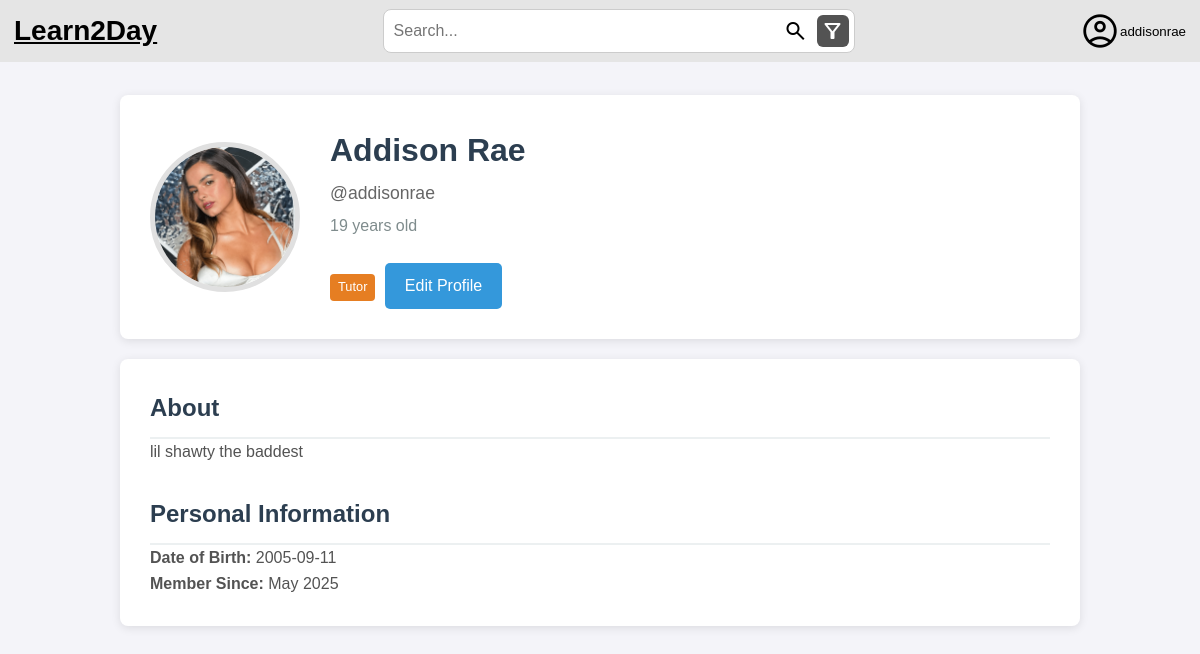
Before: /profile.php (signed in) with the older database file.
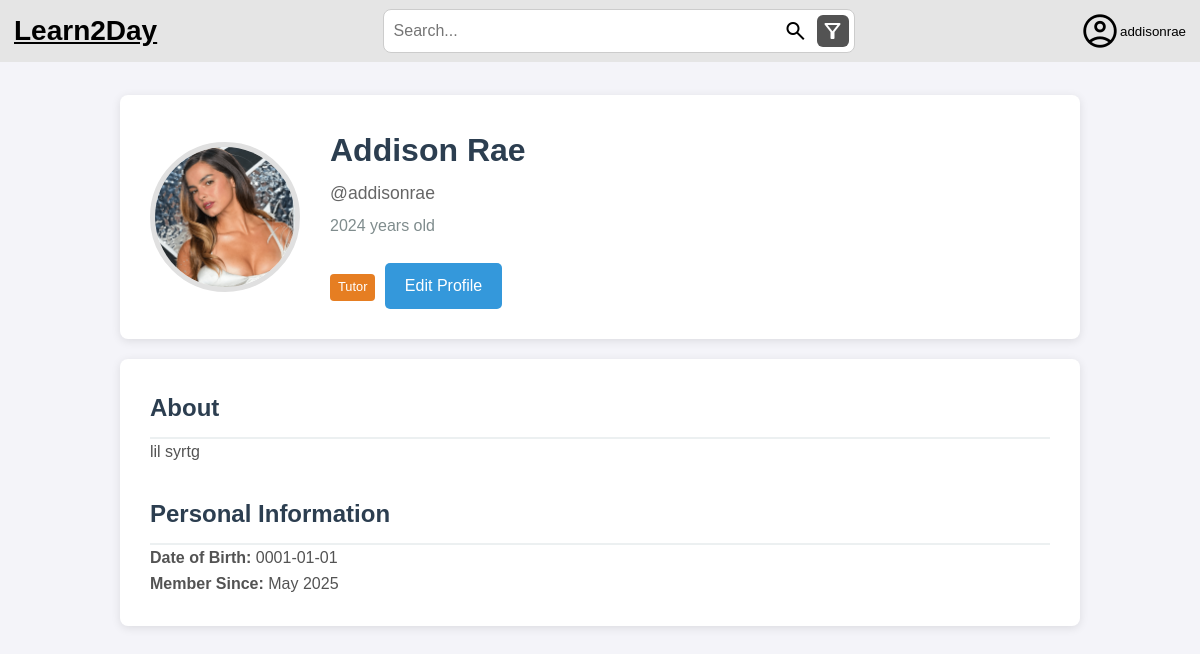
After: the same page with the newer database file.
### tables this page shows
CREATE TABLE USERS(
    ID_USER INTEGER PRIMARY KEY AUTOINCREMENT,
    USERNAME VARCHAR(255) NOT NULL UNIQUE,
    PASSWORD VARCHAR(255) NOT NULL,
    EMAIL VARCHAR(255) NOT NULL UNIQUE,
    TYPE VARCHAR(255) NOT NULL CHECK (TYPE IN ('STUDENT', 'TUTOR', 'ADMIN'))
);

CREATE TABLE TUTOR(
    ID_TUTOR VARCHAR(255) NOT NULL,
    NAME VARCHAR(255) NOT NULL,
    DATE_OF_BIRTH DATE NOT NULL,
    PROFILE_IMAGE VARCHAR(255) NOT NULL,
    DESCRIPTION TEXT,
    SCHOOL_INSTITUTION VARCHAR(255) NOT NULL,
    PRIMARY KEY (ID_TUTOR),
    FOREIGN KEY (ID_TUTOR) REFERENCES USERS(USERNAME) ON DELETE CASCADE
    FOREIGN KEY (SCHOOL_INSTITUTION) REFERENCES SCHOOL_INSTITUTION(NAME) ON DELETE CASCADE
);

### src/includes/session.php (called while the page is built, shortened)
<?php
require_once __DIR__ . '/../database/userclass.php';
class Session {
    private static ?Session $instance = null;
    public static function getInstance(): Session {
        if (self::$instance == null) {
            self::$instance = new Session();
        }
        return self::$instance;
    }
    public function getUser(): ?User {
        return isset($_SESSION["user"]) ? $_SESSION["user"] : null;
    }
    public function isLoggedIn(): bool {
        return isset($_SESSION["user"]);
    }
    public function getUserId(): ?int {
        return $this->isLoggedIn() ? $_SESSION["user"]->id : null;
    }
}
?>

### src/database/userclass.php (called while the page is built, shortened)
<?php
class User {
    public function __construct(int $id, string $username, string $email, string $type) {
        $this->username = $username;
        $this->type = $type;
    }
    public static function get_user_by_id(int $id): ?User {
        $db = Database::getInstance();
        $stmt = $db->prepare('SELECT * FROM USERS WHERE ID_USER = ?');
        $stmt->execute([$id]);
        if ($row = $stmt->fetch()) {
            return new User(
                (int)$row['ID_USER'],
                $row['USERNAME'],
                $row['EMAIL'],
                $row['TYPE']
            );
        }
        return null;
    }
}
?>

### src/database/tutorclass.php (called while the page is built, shortened)
<?php
require_once __DIR__ . '/userclass.php';
class Tutor {
    public function __construct(
        int $id,
        string $name,
        string $date_of_birth,
        string $profile_image,
        ?string $description,
        string $school_institution
    ) {
        $this->name = $name;
        $this->date_of_birth = $date_of_birth;
        $this->profile_image = $profile_image;
        $this->description = $description;
    }
    public static function getById(int $id): ?Tutor {
        $user = User::get_user_by_id($id);
        $db = Database::getInstance();
        $stmt = $db->prepare('SELECT * FROM TUTOR WHERE ID_TUTOR = ?');
        $stmt->execute([$user->username]);
        if ($row = $stmt->fetch()) {
            return new Tutor(
                $id,
                $row['NAME'],
                $row['DATE_OF_BIRTH'],
                $row['PROFILE_IMAGE'],
                $row['DESCRIPTION'],
                $row['SCHOOL_INSTITUTION']
            );
        }
        return null;
    }
}
?>

### src/profile.php (the view, shortened to what this page needs)
<?php
require_once __DIR__ . '/includes/session.php';
require_once __DIR__ . '/database/tutorclass.php';
require_once __DIR__ . '/database/userclass.php';
$session = Session::getInstance();
$profile_id = $_GET['id'] ?? $session->getUserId();
$user = User::get_user_by_id((int)$profile_id);
$profile = null;
$profile_type = '';
if ($user->type === 'STUDENT') {
    $profile = Student::getById((int)$profile_id);
    $profile_type = 'Student';
} elseif ($user->type === 'TUTOR') {
    $profile = Tutor::getById((int)$profile_id);
    $profile_type = 'Tutor';
}
$age = null;
if (!empty($profile->date_of_birth)) {
    $dob = new DateTime($profile->date_of_birth);
    $now = new DateTime();
    $age = $dob->diff($now)->y;
}
?>
<!DOCTYPE html>
<html lang="en">
<head>
    <link rel="stylesheet" href="styles/profile.css">
    <link rel="stylesheet" href="styles/index_style.css">
</head>
<header class="header">
        <div class="site-name">
            <a href="/" class="main-page">Learn2Day</a>
        </div>
        <div class="search-bar">
            <input type="text" placeholder="Search..." />
            <button class="search-button">
                <span class="material-symbols-outlined">search</span>
            </button>
            <button class="filter-button">
                <span class="material-symbols-outlined">filter_alt</span>
            </button>
        </div>
        <div class="access-profile">
            <?php if ($session->isLoggedIn()): ?>
                <?php $current_user = $session->getUser(); ?>
                <button id="profile-button">
                    <span class="material-symbols-outlined">account_circle</span>
                    <?= htmlspecialchars($current_user->username) ?>
                </button>
            <?php endif; ?>
        </div>
    </header>
<body>
    <div class="container">
        <div class="profile-header">
            <img src="/uploads/profiles/<?= htmlspecialchars($profile->profile_image) ?>"
                 alt="Profile Picture"
                 class="profile-picture"
                 onerror="this.src='/uploads/profiles/default.png'">
            <div class="profile-info">
                <h1><?= htmlspecialchars($profile->name) ?></h1>
                <p class="username">@<?= htmlspecialchars($user->username) ?></p>
                <?php if ($age): ?>
                    <p><?= $age ?> years old</p>
                <?php endif; ?>
                <span class="badge <?= $profile_type === 'Tutor' ? 'tutor-badge' : '' ?>">
                    <?= htmlspecialchars($profile_type) ?>
                </span>
                <?php if ($session->getUserId() === (int)$profile_id): ?>
                    <a href="/edit_profile.php" class="edit-profile-btn">Edit Profile</a>
                <?php endif; ?>
            </div>
        </div>
        <div class="profile-details">
            <div class="about-section">
                <h2 class="section-title">About</h2>
                <p><?= !empty($profile->description) ? nl2br(htmlspecialchars($profile->description)) : 'No description provided.' ?></p>
            </div>
            <div class="personal-info">
                <h2 class="section-title">Personal Information</h2>
                <p><strong>Date of Birth:</strong> <?= htmlspecialchars($profile->date_of_birth) ?></p>
                <p><strong>Member Since:</strong> <?= date('F Y', strtotime($user->created_at ?? 'now')) ?></p>
            </div>
        </div>
    </div>
</body>
</html>

### src/styles/profile.css (style rules this page uses)
body { font-family: 'Segoe UI', Tahoma, Geneva, Verdana, sans-serif; line-height: 1.6; margin: 0; padding: 0; background-color: #f5f5f5; color: #333; }
.container { max-width: 1000px; margin: 0 auto; padding: 20px; }
.profile-header { display: flex; align-items: center; background-color: white; border-radius: 8px; box-shadow: 0 2px 10px rgba(0,0,0,0.1); padding: 30px; margin-bottom: 20px; }
.profile-picture { width: 150px; height: 150px; border-radius: 50%; object-fit: cover; border: 5px solid #e0e0e0; margin-right: 30px; }
.profile-info h1 { margin: 0; color: #2c3e50; }
.profile-info p { margin: 5px 0; color: #7f8c8d; }
.badge { display: inline-block; background-color: #3498db; color: white; padding: 3px 8px; border-radius: 4px; font-size: 0.8em; margin-right: 5px; }
.tutor-badge { background-color: #e67e22; }
.profile-details { background-color: white; border-radius: 8px; box-shadow: 0 2px 10px rgba(0,0,0,0.1); padding: 30px; }
.section-title { color: #2c3e50; border-bottom: 2px solid #ecf0f1; padding-bottom: 10px; margin-top: 0; }
.about-section { margin-bottom: 30px; }
.edit-profile-btn { background-color: #3498db; color: white; border: none; padding: 10px 20px; border-radius: 5px; cursor: pointer; font-size: 1em; margin-top: 20px; text-decoration: none; display: inline-block; }
.profile-info .username { color: #666; font-size: 1.1rem; margin: 0.2rem 0; font-weight: normal; }

### src/styles/index_style.css (style rules this page uses)
* { margin: 0; padding: 0; box-sizing: border-box; }
header { background-color: #E5E5E5; display: flex; align-items: center; padding: 7px 10px; justify-content: space-between; position: fixed; top: 0; left: 0; right: 0; z-index: 1000; }
header button { cursor: pointer; }
.main-page { color: black; background: none; border: none; font-size: 28px; font-weight: bold; padding: 4px; }
.search-bar { display: flex; align-items: center; gap: 5px; background-color: white; padding: 5px; border: 1px solid #ccc; border-radius: 8px; width: 40%; }
.search-bar input { border: none; outline: none; font-size: 16px; width: 100%; padding: 5px; }
.search-button, .filter-button, .profile-button { background: none; border: none; display: flex; align-items: center; justify-content: center; padding: 4px; }
.filter-button { background: #535353; border: none; border-radius: 6px; }
.filter-button .material-symbols-outlined { color: white; }
#profile-button { background: none; border: none; cursor: pointer; display: flex; align-items: center; justify-content: center; padding: 4px; }
#profile-button .material-symbols-outlined { font-size: 40px; color: black; }
.material-symbols-outlined { font-size: 28px; color: #000000; }
body { font-family: Arial, sans-serif; line-height: 1.6; color: #535353; background-color: #f4f4f9; padding: 25px; padding-top: 75px; }
h1 { font-size: 2rem; color: #03254e; margin-bottom: 20px; }

Changed rows visible on the page:
changed tutor "Addison Rae": DATE_OF_BIRTH "19" → "2024"; DESCRIPTION "lil shawty the baddest" → "lil syrtg"; DATE_OF_BIRTH "2005-09-11" → "0001-01-01"
